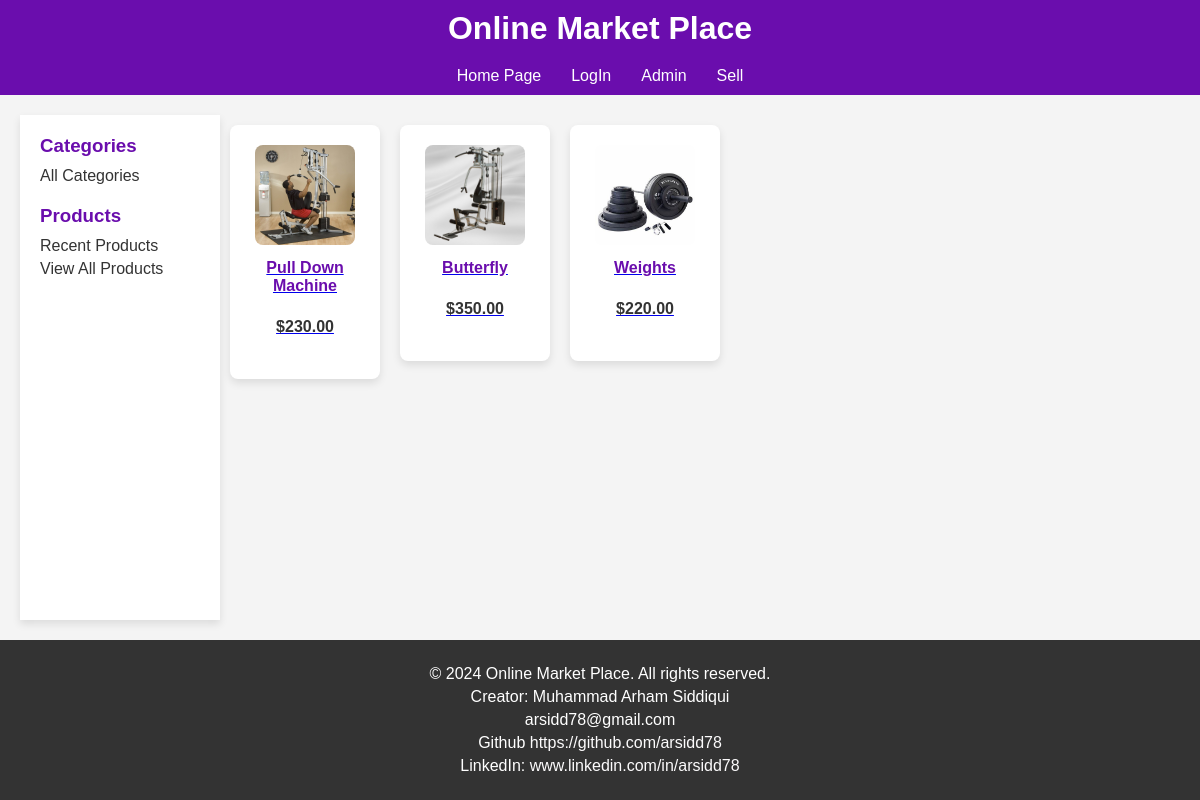
The app's page /prod_by_cat/EXERCISE EQUIPMENT/ with its own data.
### product/models.py (models this page shows, shortened)
class Products(models.Model):
    name = models.ForeignKey(User,on_delete=models.CASCADE)
    product_name = models.CharField(max_length=200)
    product_description = models.TextField(max_length=500)
    product_price = models.DecimalField('Price',max_digits=7,decimal_places=2)
    product_discounted_price = models.DecimalField('Discounted Price',max_digits=7,decimal_places=2,null=True,blank=True)
    product_delivery_charge = models.IntegerField(default=0)
    product_tax_rate = models.DecimalField(decimal_places=3,max_digits=5, null= True, blank= True)
    product_specification = models.TextField(null= True, blank= True)
    product_posted_date = models.DateField( auto_now_add=True)
    product_images = models.ImageField(upload_to='products/')
    product_images2 = models.ImageField(null=True,blank=True,upload_to='products/')
    product_images3 = models.ImageField(null=True,blank=True,upload_to='products/')
    product_images4 = models.ImageField(null=True,blank=True,upload_to='products/')
    product_images5 = models.ImageField(null=True,blank=True,upload_to='products/')
    categories_choices = product_categories = {
    "ELECTRONICS": "Electronics",
    "CLOTHING & ACCESSORIES": "Clothing & Accessories",
    "HOME & KITCHEN": "Home & Kitchen",
    "BEAUTY & PERSONAL CARE": "Beauty & Personal Care",
    "HEALTH & FITNESS": "Health & Fitness",
    "TOYS & GAMES": "Toys & Games",
    "BOOKS & MEDIA": "Books & Media",
    "AUTOMOTIVE": "Automotive",
    "SPORTS & OUTDOORS": "Sports & Outdoors",
    "PET SUPPLIES": "Pet Supplies",
    "HOME APPLIANCES": "Home Appliances",
    "OFFICE SUPPLIES": "Office Supplies",
    "FURNITURE & DECOR": "Furniture & Decor",
    "JEWELRY & WATCHES": "Jewelry & Watches",
    "BABY & TODDLER": "Baby & Toddler",
    "FOOD & GROCERIES": "Food & Groceries",
    "ARTS & CRAFTS": "Arts & Crafts",
    "MUSICAL INSTRUMENTS": "Musical Instruments",
    "GARDEN & OUTDOOR LIVING": "Garden & Outdoor Living",
    "TRAVEL & LUGGAGE": "Travel & Luggage",
    "SMARTPHONE": "Smartphone",
    "LAPTOP": "Laptop",
    "CAMERA": "Camera",
    "TV": "TV",
    "HEADPHONE": "Headphone",
    "GADGET": "Gadget",
    "APPAREL": "Apparel",
    "BAG": "Bag",
    "JEWELRY": "Jewelry",
    "SUNGLASSES": "Sunglasses",
    "WATCH": "Watch",
    "HOME IMPROVEMENT": "Home Improvement",
    "DECOR": "Decor",
    "KITCHEN APPLIANCES": "Kitchen Appliances",
    "COOKWARE": "Cookware",
    "FURNITURE": "Furniture",
    "SKINCARE": "Skincare",
    "MAKEUP": "Makeup",
    "HAIRCARE": "Haircare",
    "GROOMING": "Grooming",
    "FRAGRANCES": "Fragrances",
    "EXERCISE EQUIPMENT": "Exercise Equipment",
    "NUTRITIONAL SUPPLEMENTS": "Nutritional Supplements",
    "FITNESS TRACKERS": "Fitness Trackers",
    "YOGA MATS": "Yoga Mats",
    "TOYS": "Toys",
    "BOARD GAMES": "Board Games",
    "PUZZLES": "Puzzles",
    "EDUCATIONAL TOYS": "Educational Toys",
    "OUTDOOR PLAY EQUIPMENT": "Outdoor Play Equipment",
    "BOOKS": "Books",
    "E-BOOKS": "E-books",
    "AUDIOBOOKS": "Audiobooks",
    "DVDS": "DVDs",
    "CDS": "CDs",
    "DIGITAL MEDIA": "Digital Media",
    "CAR PARTS": "Car Parts",
    "ACCESSORIES": "Accessories",
    "TOOLS": "Tools",
    "MAINTENANCE SUPPLIES": "Maintenance Supplies",
    "ELECTRONICS": "Electronics",
    "SPORTING EQUIPMENT": "Sporting Equipment",
    "CAMPING GEAR": "Camping Gear",
    "HIKING GEAR": "Hiking Gear",
    "OUTDOOR CLOTHING": "Outdoor Clothing",
    "FOOD": "Food",
    "TOYS": "Toys",
    "GROOMING PRODUCTS": "Grooming Products",
    "BEDS": "Beds",
    "CARRIERS": "Carriers",
    "LARGE APPLIANCES": "Large Appliances",
    "SMALL APPLIANCES": "Small Appliances",
    "STATIONERY": "Stationery",
    "DESK ORGANIZERS": "Desk Organizers",
    "PRINTERS": "Printers",
    "OFFICE FURNITURE": "Office Furniture",
    "TECHNOLOGY ACCESSORIES": "Technology Accessories",
    "SOFAS": "Sofas",
    "CHAIRS": "Chairs",
    "TABLES": "Tables",
    "LIGHTING FIXTURES": "Lighting Fixtures",
    "RUGS": "Rugs",
    "RINGS": "Rings",
    "NECKLACES": "Necklaces",
    "BRACELETS": "Bracelets",
    "EARRINGS": "Earrings",
    "WATCHES": "Watches",
    "CLOTHING": "Clothing",
    "DIAPERS": "Diapers",
    "FEEDING SUPPLIES": "Feeding Supplies",
    "STROLLERS": "Strollers",
    "TOYS": "Toys",
    "NON-PERISHABLE FOOD": "Non-perishable Food",
    "SNACKS": "Snacks",
    "BEVERAGES": "Beverages",
    "GOURMET FOODS": "Gourmet Foods",
    "SPICES": "Spices",
    "ART SUPPLIES": "Art Supplies",
    "CRAFTING MATERIALS": "Crafting Materials",
    "DIY KITS": "DIY Kits",
    "SEWING SUPPLIES": "Sewing Supplies",
    "GUITARS": "Guitars",
    "KEYBOARDS": "Keyboards",
    "DRUMS": "Drums",
    "VIOLINS": "Violins",
    "WIND INSTRUMENTS": "Wind Instruments",
    "GARDENING TOOLS": "Gardening Tools",
    "PLANTS": "Plants",
    "OUTDOOR FURNITURE": "Outdoor Furniture",
    "BBQ GRILLS": "BBQ Grills",
    "LUGGAGE SETS": "Luggage Sets",
    "BACKPACKS": "Backpacks",
    "TRAVEL ACCESSORIES": "Travel Accessories",
    "TOILETRIES": "Toiletries",
    "OUTDOOR GEAR": "Outdoor Gear"
    }
    product_category = models.CharField('category',max_length=100,choices=categories_choices)
    product_quantity = models.IntegerField()
    sellor_name = models.CharField(max_length=100)
    company_name = models.CharField(null= True, blank= True, max_length=200)
    product_website = models.URLField(null= True,blank=True)

### product/views.py (the view)
# urls.py: path('prod_by_cat/<str:category>/',views.product_by_category,name='prod_cat'),
def product_by_category(request,category):
    products = Products.objects.filter(product_category=category)
    context = {'products':products}
    return render(request,'product/pbc.html',context)

### product/templates/product/pbc.html (shortened to what this page needs)
{% load static %}
<!DOCTYPE html>
<html lang="en">
<head>
    <link rel="stylesheet" href="{% static 'product/index_style.css' %}">
</head>
<body>
    <header>
        <h1>Online Market Place</h1>
    </header>
    <nav>
        <a href="{% url 'product:home' %}">Home Page</a>
        {% if request.user.is_authenticated %}
            <a href="{% url 'registration:signout' %}">LogOut</a>
        {% else %}
            <a href="{% url 'registration:login' %}">LogIn</a>
        {% endif %}
        <a href="/admin/">Admin</a>
        <a href="{% url 'member:add_product_page' %}">Sell</a>
    </nav>
    <div class="main-content">
        <aside class="aside_links">
            <section>
                <h3>Categories</h3>
                <a href="{% url 'product:categories_page' %}">All Categories</a>
            </section>
            <section>
                <h3>Products</h3>
                <a href="{% url 'product:recent_products' %}">Recent Products</a>
                <a href="{% url 'product:view_all' %}">View All Products</a>
            </section>
        </aside>
        <div class="article_product_list">
            {% for product in products %}
                <a href="{% url 'product:details' product.id %}" class="product_detailslink">
                    <article class="product_data">
                        <img src="{{ product.product_images.url }}" alt="{{ product.product_name }}" width="100" height="100" >
                        <br>
                        <label class="discounted_price">{{ product.product_name }}</label><br>
                        {% if product.product_discounted_price %}
                            <label>${{ product.product_price }} ${{ product.product_discounted_price }}</label><br>
                        {% else %}
                            <label class="price">${{ product.product_price }}</label><br>
                        {% endif %}
                    </article>
                </a>
            {% endfor %}
        </div>
    </div>
</body>
<footer class="footer">
    <p>&copy; 2024 Online Market Place. All rights reserved.</p>
    <p>Creator: Muhammad Arham Siddiqui</p>
    <p>arsidd78@gmail.com</p>
    <p>Github <a href="https://github.com/arsidd78">https://github.com/arsidd78</a></p>
    <p>LinkedIn: <a href="www.linkedin.com/in/arsidd78">www.linkedin.com/in/arsidd78</a> </p>
</footer>
</html>

### product/static/product/index_style.css (style rules this page uses)
* { margin: 0; padding: 0; box-sizing: border-box; font-family: Arial, sans-serif; }
html, body { height: 100%; background-color: #f4f4f4; color: #333; display: flex; flex-direction: column; }
header { background-color: #6a0dad; color: white; padding: 10px 0; text-align: center; }
nav { background-color: #6a0dad; display: flex; justify-content: center; align-items: center; padding: 10px 0; }
nav a { color: white; text-decoration: none; margin: 0 15px; transition: color 0.3s; }
.main-content { display: flex; flex-grow: 1; padding: 20px; }
.aside_links { background-color: white; padding: 20px; width: 200px; box-shadow: 0 4px 8px rgba(0, 0, 0, 0.1); }
.aside_links section { margin-bottom: 20px; }
.aside_links h3 { color: #6a0dad; margin-bottom: 10px; }
.aside_links a { color: #333; text-decoration: none; display: block; margin-bottom: 5px; transition: color 0.3s; }
.user_interest, .article_product_list { display: flex; flex-wrap: wrap; justify-content: space-around; }
.user_interest article, .article_product_list .product_data { background-color: white; border-radius: 8px; box-shadow: 0 4px 8px rgba(0, 0, 0, 0.1); margin: 10px; padding: 20px; text-align: center; width: 150px; transition: transform 0.3s, box-shadow 0.3s; }
.user_interest img, .article_product_list img { border-radius: 8px; margin-bottom: 10px; }
.user_interest label, .article_product_list label { display: block; margin-bottom: 5px; }
.discounted_price { color: #6a0dad; font-weight: bold; }
.price { color: #333; font-weight: bold; }
footer { background-color: #333; color: white; padding: 20px; text-align: center; margin-top: auto; }
footer p { margin: 5px 0; }
footer a { color: #fcfbfc; text-decoration: none; }

### records on screen
Products: product_images (picture), product_name "Pull Down Machine", product_price "230.00"
Products: product_images (picture), product_name "Butterfly", product_price "350.00"
Products: product_images (picture), product_name "Weights", product_price "220.00"
